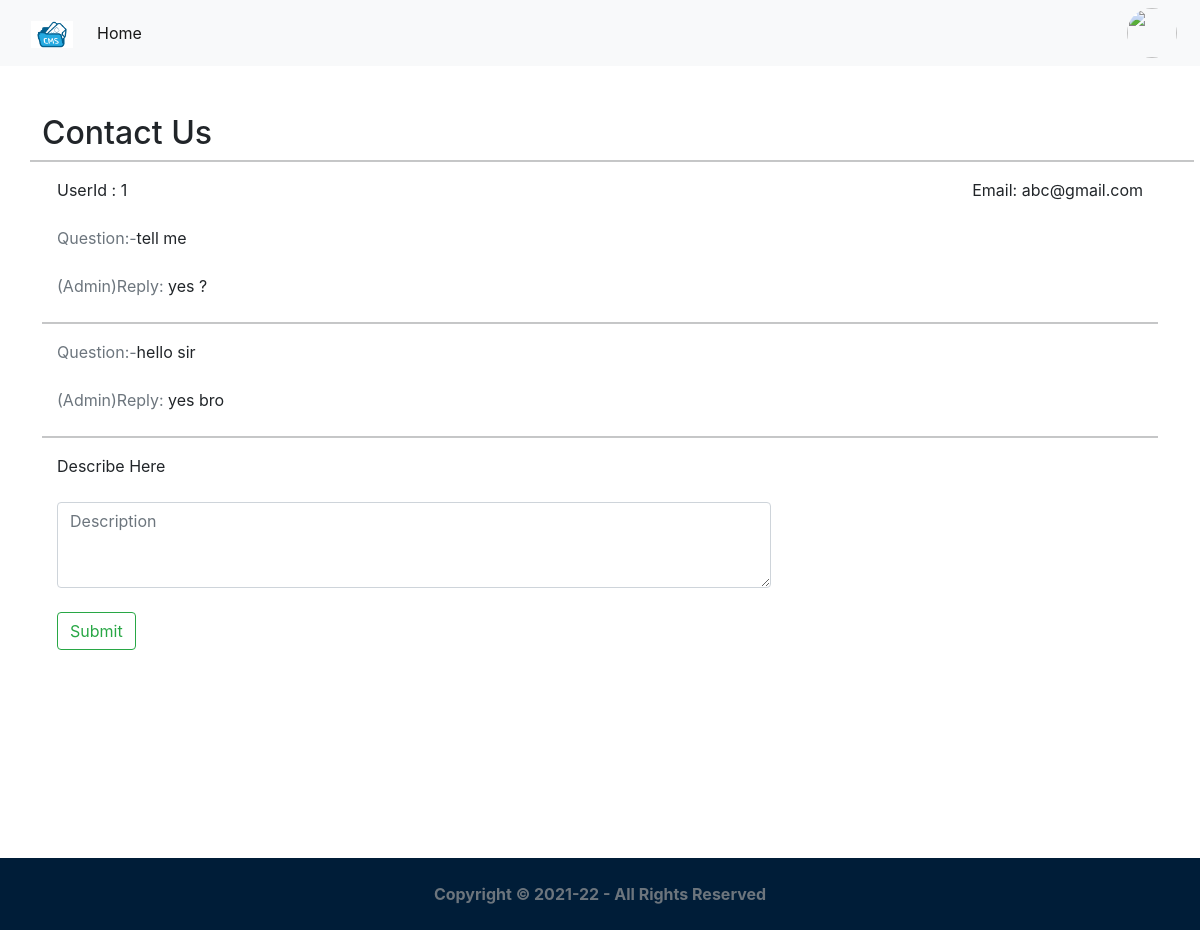
The app's page /feed/author/contact/ (signed in) with its own data.
### accounts/models.py (models this page shows, shortened)
class User(AbstractUser):
    picture = models.ImageField(upload_to='profile_pictures', null=True, blank=True)
    full_name = models.CharField(max_length=100, help_text='Help people discover your account by using the name you\'re known by: either your full name, nickname, or business name.')
    email = models.EmailField(unique=True)
    bio = models.TextField(null=True, blank=True, help_text='Provide your personal information, even if the account is used for a business, a pet or something else. This won\'t be a part of your public profile.')
    mobile = models.CharField(max_length=20, null=True, blank=True)
    address = models.CharField(max_length=100,null=True,blank=True)
    city = models.CharField(max_length=50,null=True,blank=True)
    gender = models.CharField(max_length=10, choices=GENDER_CHOICES, null=True, blank=True)
    is_private_account = models.BooleanField(default=False)
    created_on = models.DateTimeField(auto_now_add=True)
    first_name = None
    last_name = None
    username = None
    USERNAME_FIELD = 'email'
    REQUIRED_FIELDS = ['full_name']
    objects = CustomUserManager()

### core/models.py (models this page shows, shortened)
class Contact(models.Model):
	email = models.EmailField()
	user=models.ForeignKey(User,on_delete=models.CASCADE)
	description = models.CharField(max_length=200)
	reply=models.CharField(max_length=255)
	created_on = models.DateTimeField(auto_now_add=True)
	updated_on = models.DateTimeField(auto_now=True)
	class Meta:
		ordering = ['-created_on']

### core/views.py (the view, shortened to what this page needs)
# urls.py: path('feed/author/contact/',login_required(ContactView.as_view()),name='contact_view'),
class ContactView(View):
	template_name='core/contact.html'
	form_class=ContactForm
	def get(self,request):
		form=self.form_class()
		contact_list=Contact.objects.filter(email=request.user.email).all()[:3]
		context={'form':form,'contact_list':contact_list}
		return render(request,self.template_name,context)

### core/forms.py
class ContactForm(forms.ModelForm):
	class Meta:
		model=Contact
		fields=('email','description',)
		widgets={
				'description':forms.Textarea(attrs={'rows':3,'cols':10,'class':'form-control mt-3','placeholder':'Description'}),
		}

### core/templates/core/contact.html (shortened to what this page needs)
{% extends 'core/baseProfile.html' %}
{% load static %}
{% block content %}
    <div class="container mb-5 mt-5 "  >
        <div class="row">
            <h2 > Contact Us</h2>
            <hr>
            <form  method='post'>
                <div class="d-flex">
                  <div class="mb-3 col-6">
                      <label for="name" >UserId : {{request.user.id}}</label>
                  </div>
                  <div class="mb-3 col-6 ">
                      <label for="name" class="float-end">Email: {{request.user.email}}</label>
                  </div>
              </div>
               {% for obj1 in contact_list %}
                <div class="mb-3 col-sm-8">
                     <label for="name"><span class="text-muted">Question:-</span>{{obj1.description}}</label>
                </div>
                <div class="mb-3 col-sm-8">
                    <label><span class="text-muted">(Admin)Reply: </span>{{obj1.reply}}</label>
                </div>
                <hr>
                {% endfor %}
                <div class="mt-3 col-sm-8">
                    <label for="description">Describe Here </label>
                    {{ form.description }}
                </div>
                <div class="mt-3 col-sm-8 py-2 ">
                <button type="submit" class="btn btn-outline-success">Submit</button>
                </div>
            </form>
            </div>
        </div>
        <div style="height:19vh;">
    </div>
{% endblock %}

### records on screen
User: user.id "1", user.email "abc@gmail.com"
Contact: description "tell me", reply "yes ?"
Contact: description "hello sir", reply "yes bro"
